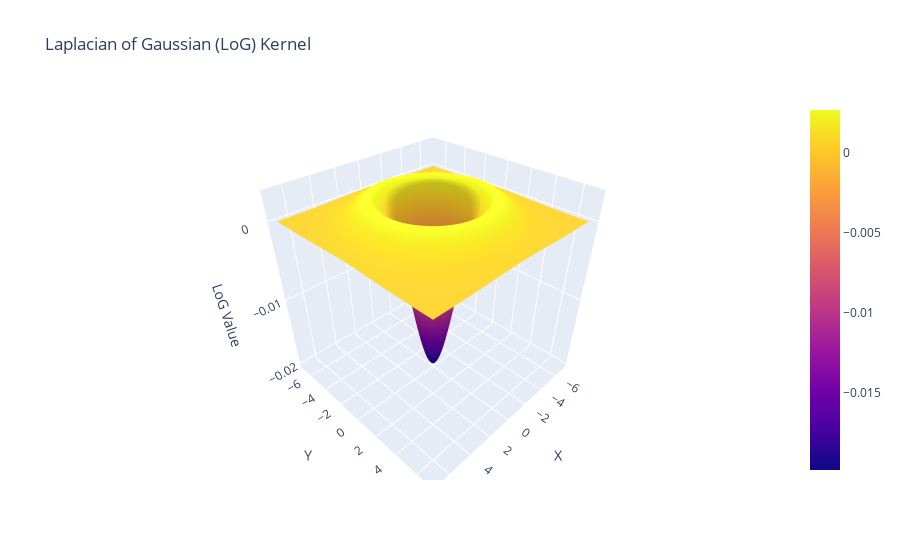

The cell this chart's notebook holds for it:
### Markdown cell above
<div style="text-align: center;">
  <img src="BigFISH_pipeline2.png" alt="FISH imaging" width="1413" height="210">
</div>

### Code cell
# lets look at the LoG kernel (2D version)

x     = np.linspace(-7, 7, 100)
y     = np.linspace(-7, 7, 100)
x, y  = np.meshgrid(x, y)
sigma = 2.0
LoG_kernel = np.exp(-(x**2 + y**2) / (2 * sigma**2))*(1- (x**2 + y**2)/(2 * sigma**2))*(-1/(np.pi * sigma **4))

fig = go.Figure(data=[go.Surface(z=LoG_kernel, x=x, y=y)])
fig.update_layout(title='Laplacian of Gaussian (LoG) Kernel', scene=dict(xaxis_title='X', yaxis_title='Y', zaxis_title='LoG Value'))
fig.show()

### Figure 1 — Plotly figure (JSON) as saved in the notebook; plotly's stock layout.template omitted (floating-point values rounded to 4 significant figures; data arrays with more than 128 entries replaced by an {"elided": "..."} marker saying what was removed)
{"data": [{"type": "surface", "x": {"elided": "100x100 float values"}, "y": {"elided": "100x100 float values"}, "z": {"elided": "100x100 float values"}}], "layout": {"scene": {"xaxis": {"title": {"text": "X"}}, "yaxis": {"title": {"text": "Y"}}, "zaxis": {"title": {"text": "LoG Value"}}}, "title": {"text": "Laplacian of Gaussian (LoG) Kernel"}}}
